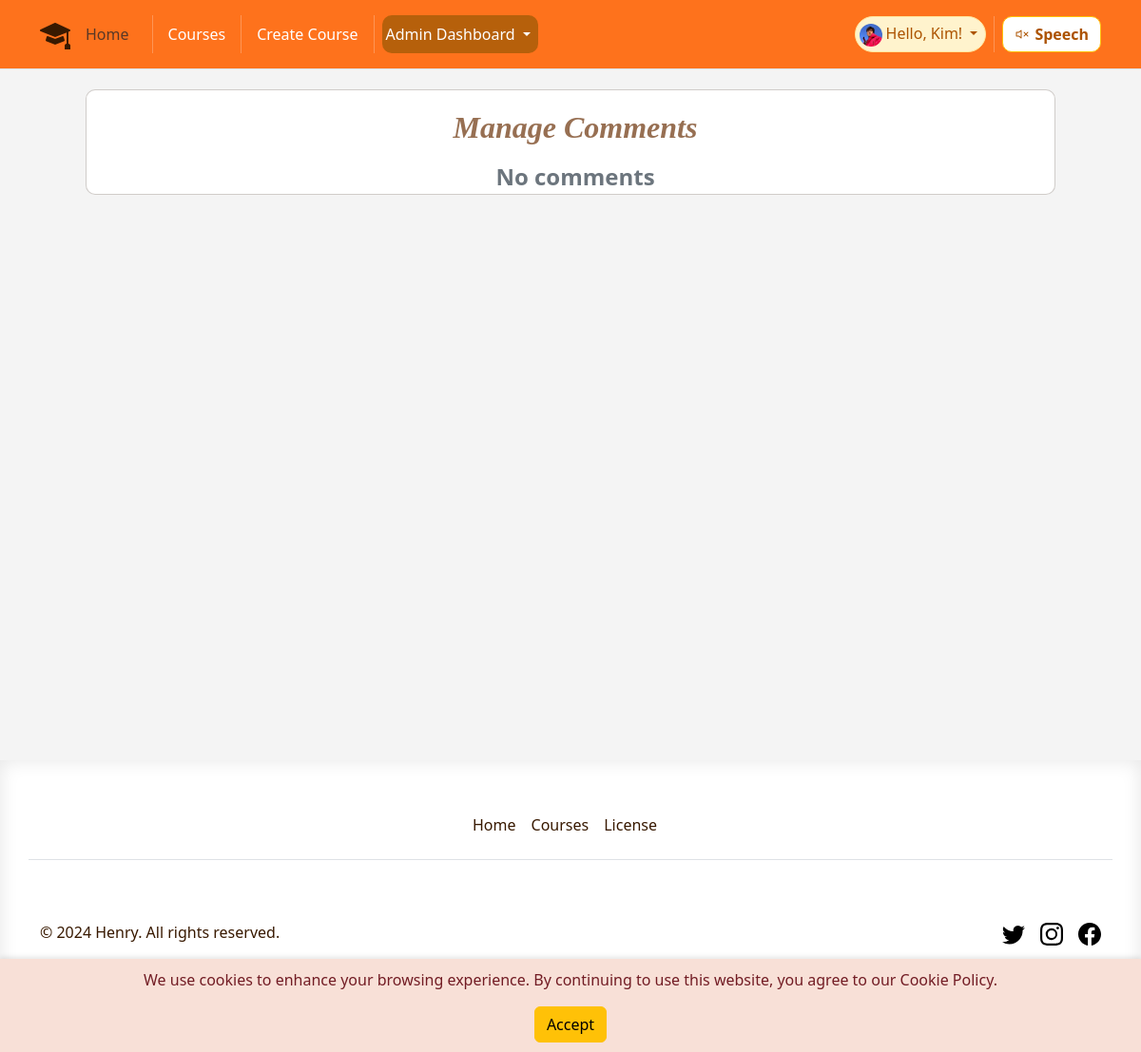
The app's page /comments/12 (signed in), older data.
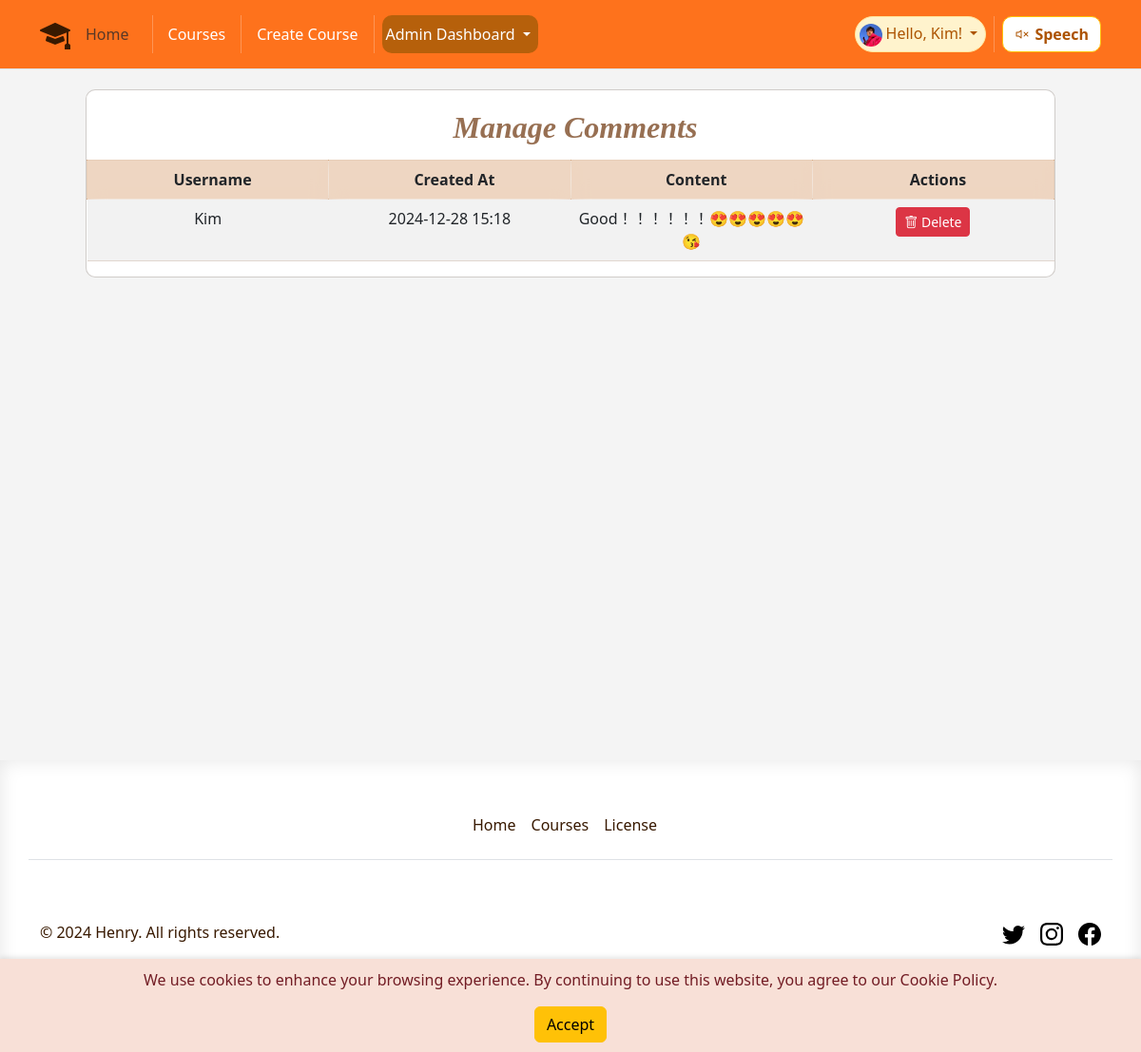
The same page, newer data.
### app/models.py (models this page shows, shortened)
class Comment(db.Model):
    id = db.Column(db.Integer, primary_key=True)
    content = db.Column(db.Text, nullable=False)
    created_at = db.Column(db.DateTime, default=datetime.utcnow)
    user_id = db.Column(db.Integer, db.ForeignKey('user.id'), nullable=False)
    course_id = db.Column(
        db.Integer, db.ForeignKey('course.id'), nullable=True)
    user = db.relationship('User', backref=db.backref('comments', lazy=True))

class User(UserMixin, db.Model):
    id = db.Column(db.Integer, primary_key=True)
    username = db.Column(db.String(64), unique=True, nullable=False)
    email = db.Column(db.String(120), unique=True, nullable=False)
    password_hash = db.Column(db.String(128))
    joined_at = db.Column(db.DateTime, default=datetime.utcnow)
    role = db.Column(db.String(64), default='student')
    favorited_courses = db.relationship('Course',
                                        secondary=favorites,
                                        lazy='dynamic',
                                        backref=db.backref('favorited_by',
                                                           lazy='dynamic'))

### app/routes.py (the view)
@main.route('/comments/<int:course_id>', methods=['GET'])
def course_comments(course_id):
    current_app.logger.info(
        f'Entering course_comments for course_id: {course_id}')
    course = Course.query.get_or_404(course_id)
    comments = Comment.query.filter_by(course_id=course.id).all()
    current_app.logger.info('Exiting course_comments')
    return render_template('course_comments.html', course=course,
                           comments=comments)

### app/models.py (called while the page is built)
@login_manager.user_loader
def load_user(id):
    return User.query.get(int(id))

### app/templates/course_comments.html (shortened to what this page needs)
{% extends 'base.html' %}
{% block content %}
<div class="mt-4 comment-box manager-comment-box">
    <div class="comment-tittle text-center">Manage Comments</div>
    {%if comments%}
    <table class="table table-striped">
        <thead>
            <tr>
                <th class="manager-comment">Username</th>
                <th class="manager-comment">Created At</th>
                <th class="manager-comment">Content</th>
                <th class="manager-comment">Actions</th>
            </tr>
        </thead>
        <tbody>
            {% for comment in comments %}
            <tr class="text-center">
                <td>{{ comment.user.username }}</td>
                <td>{{ comment.created_at.strftime('%Y-%m-%d %H:%M') }}</td>
                <td>{{ comment.content }}</td>
                <td>
                    <form action="{{ url_for('main.delete_comment', comment_id=comment.id) }}" method="POST"
                        style="display:inline;">
                        <button type="submit" class="btn btn-danger btn-sm"
                            onclick="return confirm('Are you sure you want to delete this comment?');">
                            <i class="bi bi-trash"></i> Delete
                        </button>
                    </form>
                </td>
            </tr>
            {% endfor %}
        </tbody>
    </table>
    {% else %}
    <div class="text-center no-comments">No comments</div>
    {% endif %}
</div>
{% endblock %}

Row changes from the older to the newer data that the page shows:
added Comment: user.username "Kim", created_at "2024-12-28 15:18", content "Good！！！！！！😍😍😍😍😍😘"
Text that changed along with them:
text no longer shown: "No comments"
text now shown: "Username Created At Content Actions"
